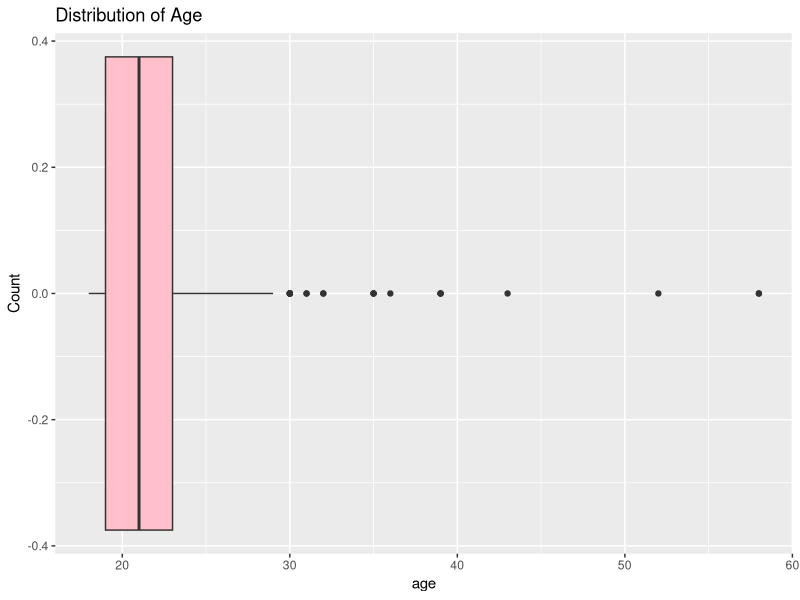
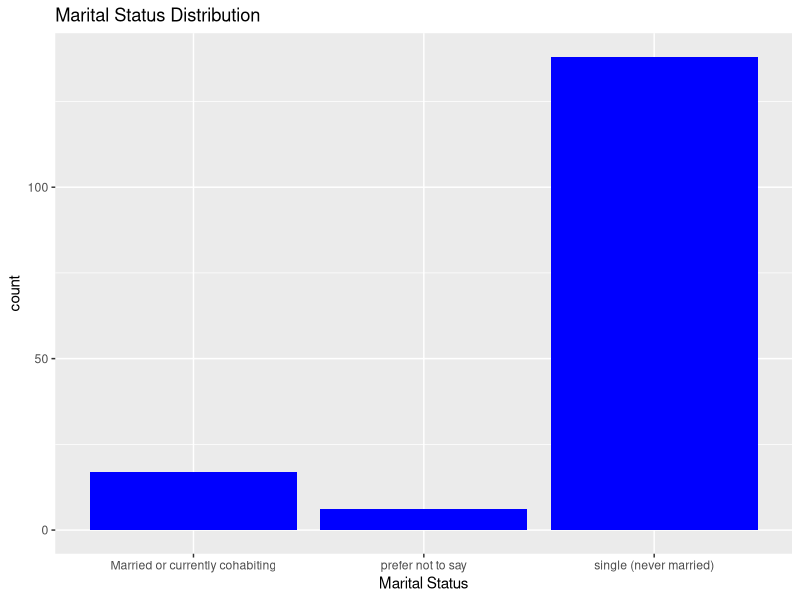
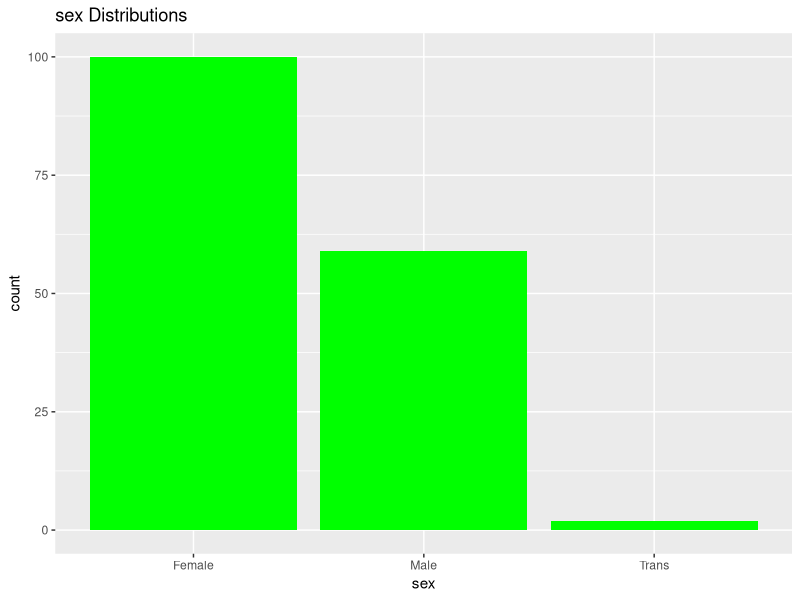
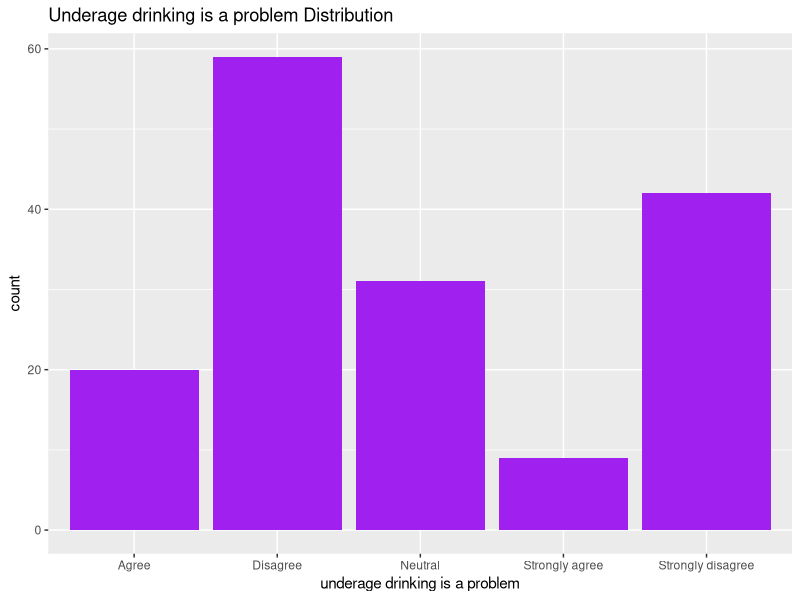
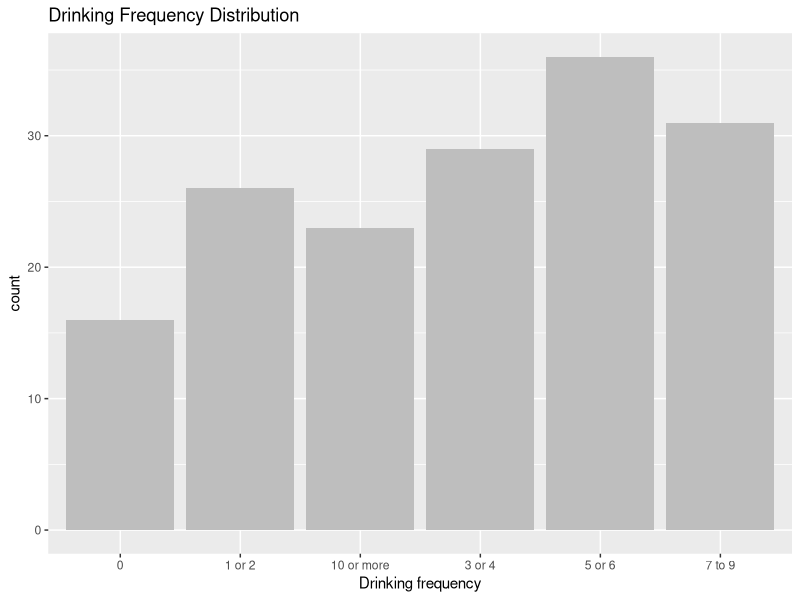
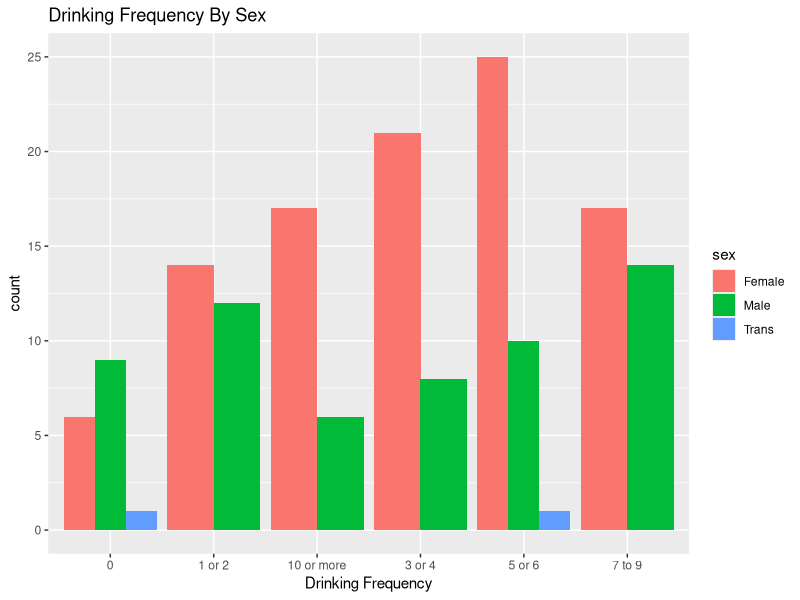
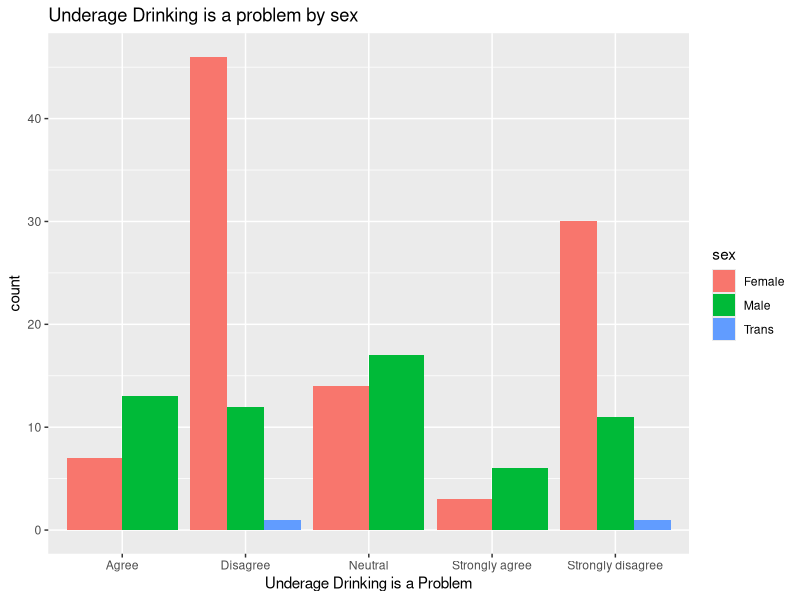
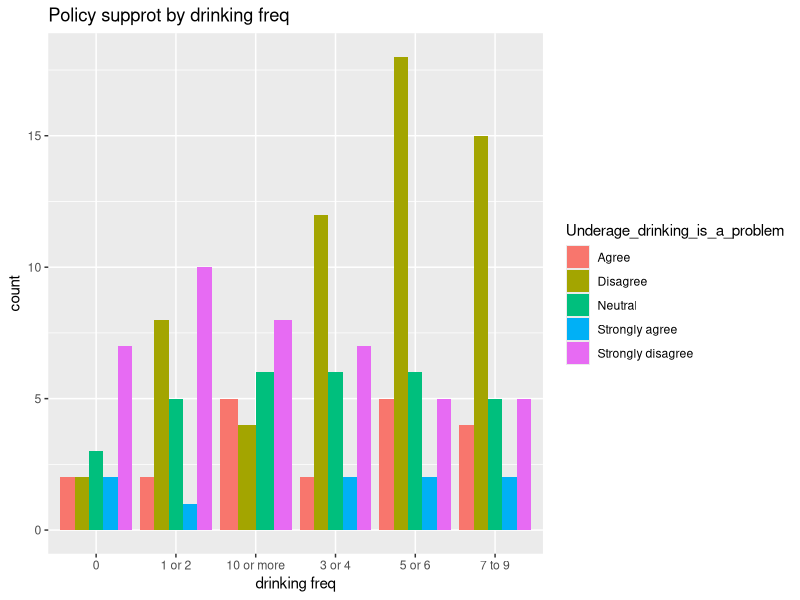

Reproduce these figures in R, in order.
## ---- chunk 1
knitr::opts_chunk$set(echo = FALSE)
## ---- chunk 2

knitr::include_graphics("https://www.henryford.com/-/media/project/hfhs/henryford/henry-ford-blog/images/mobile-interior-banner-images/2021/07/alcohol-and-cancer-risk.jpg?h=600&iar=0&w=640&hash=4A39C223413DB0896E158D75897A44C8")

## ---- chunk 3

library(ggplot2)
library(dplyr)
library(stringr)
library(plyr)
#graduate TA helped me with library(plyr)

alcohol <- read.csv('Alcohol_use_and_alcohol_policy_student_data (1).csv')
#I renamed the file to alcohol 

clean_alcohol <- na.omit(alcohol)
# I removed all the NA values 


clean_alcohol$sex = as.character(clean_alcohol$sex)
clean_alcohol$sex[which(clean_alcohol$sex == '1')] = 'Male'
clean_alcohol$sex[which(clean_alcohol$sex == '2')] = 'Female'
clean_alcohol$sex[which(clean_alcohol$sex == '3')] = 'Trans'
# I converted sex respond from 1 to Male, 2 to Female and 3 to trans for better analysis 


clean_alcohol$marital = as.character(clean_alcohol$marital)
clean_alcohol$marital[which(clean_alcohol$marital == '1')] = 'Married or currently cohabiting' 
clean_alcohol$marital[which(clean_alcohol$marital == '2')] = 'single (never married)'
clean_alcohol$marital[which(clean_alcohol$marital == '3')] = 'prefer not to say'

# I converted marital status respond from 1 to married, and etc, and I did the same for all other variables.  

clean_alcohol$Q95_12 = as.character(clean_alcohol$Q95_12)
clean_alcohol$Q95_12[which(clean_alcohol$Q95_12 == '1')] = 'Strongly agree' 
clean_alcohol$Q95_12[which(clean_alcohol$Q95_12 == '2')] = 'Agree' 
clean_alcohol$Q95_12[which(clean_alcohol$Q95_12 == '3')] = 'Neutral' 
clean_alcohol$Q95_12[which(clean_alcohol$Q95_12 == '4')] = 'Disagree' 
clean_alcohol$Q95_12[which(clean_alcohol$Q95_12 == '5')] = 'Strongly disagree'



clean_alcohol$Q6 = as.character(clean_alcohol$Q6)
clean_alcohol$Q6[which(clean_alcohol$Q6 == '1')] = '1 or 2'
clean_alcohol$Q6[which(clean_alcohol$Q6 == '2')] = '3 or 4'
clean_alcohol$Q6[which(clean_alcohol$Q6 == '3')] = '5 or 6'
clean_alcohol$Q6[which(clean_alcohol$Q6 == '4')] = '7 to 9'
clean_alcohol$Q6[which(clean_alcohol$Q6 == '5')] = '10 or more'
clean_alcohol$Q6[which(clean_alcohol$Q6 == '6')] = '0'


clean_alcohol = rename(clean_alcohol, c('Q6' = 'drinking_freq', 'Q95_12' = 'Underage_drinking_is_a_problem'))

#graduate TA helped me with renaming the x variable name.
#I renamed the title for x and y 


## ---- chunk 4

Final_Clean_data <- subset(clean_alcohol, select = c(sex, age, marital, drinking_freq, Underage_drinking_is_a_problem))


data.frame(Variable = c('sex', 'age', 'marital' , 'drinking_freq', 'underage_drinking'), Type = c('Categorical', 'Numeric', 'Categorical', 'Categorical','Categorical'), Descriptions = c('Gender identity', 'age in years' , 'Marital Status', 'how often do they drink', 'Do they think underage_drinking_is_a_problem' ) )


## ---- chunk 5
ggplot(Final_Clean_data, aes(x = age)) + 
 geom_boxplot(fill = 'pink') + 
  labs(title = 'Distribution of Age', x = 'age', y = 'Count')

summary(Final_Clean_data$age)
sd(Final_Clean_data$age, na.rm = TRUE)

# This is the code for the 1st numeric variable 

## ---- chunk 6
ggplot(Final_Clean_data, aes(x = marital)) + geom_bar (fill = 'blue') + labs(title = "Marital Status Distribution", x= 'Marital Status', y = 'count')


count(Final_Clean_data$marital)

# This is the code for the 1/4 categorical variable 
## ---- chunk 7
ggplot(Final_Clean_data, aes(x=sex)) + geom_bar(fill = 'green') + labs(title = 'sex Distributions', x = 'sex' , y = 'count')

summary(Final_Clean_data$age)
count(Final_Clean_data$sex)
# this is the code for the 2/4 categorical variable 
## ---- chunk 8
ggplot(Final_Clean_data, aes(Underage_drinking_is_a_problem)) + geom_bar(fill = 'purple') + labs(title = 'Underage drinking is a problem Distribution', x = 'underage drinking is a problem' , y = 'count')

summary(Final_Clean_data$Underage_drinking_is_a_problem)
count(Final_Clean_data$Underage_drinking_is_a_problem)
# This is the code for the 3/4 categorical variable

## ---- chunk 9
ggplot(Final_Clean_data, aes(drinking_freq)) + geom_bar(fill = 'grey') + labs(title = 'Drinking Frequency Distribution' , x = 'Drinking frequency' , y = 'count')

summary(Final_Clean_data$drinking_freq)
count(Final_Clean_data$drinking_freq)
# this is the code for the 4/4 categorical variable

## ---- chunk 10

ggplot(Final_Clean_data, aes(x = drinking_freq, fill = sex )) + 
  geom_bar(position = 'dodge') + labs(title = 'Drinking Frequency By Sex', x = 'Drinking Frequency', y = 'count')

table(Final_Clean_data$drinking_freq, Final_Clean_data$sex)
# This is the code for Bivariate analyses 1/5


## ---- chunk 11
ggplot(Final_Clean_data, aes(x = Underage_drinking_is_a_problem, fill = sex )) + 
  geom_bar(position = 'dodge') + labs(title = 'Underage Drinking is a problem by sex', x = 'Underage Drinking is a Problem', y = 'count')

## ---- chunk 12
ggplot(Final_Clean_data, aes(x = drinking_freq, fill = Underage_drinking_is_a_problem )) + 
  geom_bar(position = 'dodge') + labs(title = 'Policy supprot by drinking freq', x = 'drinking freq', y = 'count')

table(Final_Clean_data$sex, Final_Clean_data$drinking_freq)
#this is the code for the bivariate analyses 3/5
## ---- chunk 13
ggplot(Final_Clean_data, aes(x = drinking_freq, fill = marital)) + geom_bar(position = 'dodge') +
  labs(title = 'Drinking freq by marital status' , x = 'drinking_freq' , y = 'count')


table(Final_Clean_data$drinking_freq, Final_Clean_data$marital)
## ---- chunk 14
ggplot(Final_Clean_data, aes(x = drinking_freq, y = age, fill = sex)) + geom_boxplot() + labs(title = "Age Distribution by Drinking Frequency and Sex", x = 'Drinkning Frequency' , y = "age")
table(Final_Clean_data$age, Final_Clean_data$sex, Final_Clean_data$drinking_freq)
